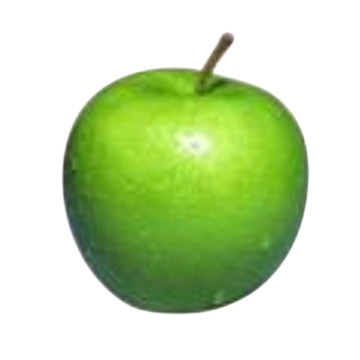
//> input picture images/apple.jpg, 360 x 360 px
$ ./main   (built with g++ and OpenCV 4)
//> lines starting //> are read from the running program, lines starting //| are printed output that depends on the picture; after the words box and inside, x2 and y2 are one past the last pixel; in counts of white or black regions, pixels touching at a corner belong together
#include <iostream>
#include <cv.h>
#include <cv.hpp>
#include <opencv2/imgcodecs.hpp>

int main() {
    // читаем изображение
    cv::Mat img0 = cv::imread("../images/apple.jpg", 1);
//> img0 is the input picture: 360 rows x 360 cols, CV_8UC3; mean B, G, R 177.5, 221.6, 200.8

    cv::Mat img1;

    // преобразуем RGB изображение в оттенки серого
    cv::cvtColor(img0, img1, CV_RGB2GRAY);
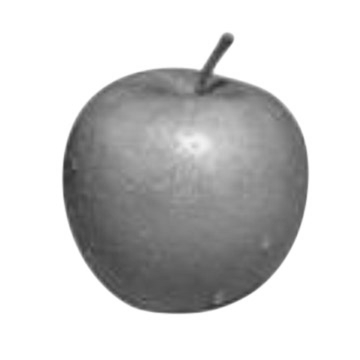
//> img1: 360 rows x 360 cols, CV_8UC1; min 50, max 255, mean 206.1

    // применяем фильтр canny
    cv::Canny(img1, img1, 100, 200);
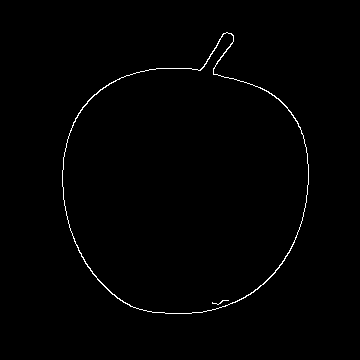
//> img1: 360 rows x 360 cols, CV_8UC1; 0.79% white in thin lines or dots, all inside (x1, y1, x2, y2) = (62, 32, 309, 314)

    // находим контуры
    std::vector <std::vector<cv::Point> > contours;
    cv::findContours(img1, contours, CV_RETR_EXTERNAL, CV_CHAIN_APPROX_NONE);
//> contours = 1 contour; box (x1, y1, x2, y2) and area: (62, 32, 309, 314) 49380

    // создаём маску
    cv::Mat mask = cv::Mat::zeros(img1.rows, img1.cols, CV_8UC1);

    // CV_FILLED заполняет найденные компоненты
    cv::drawContours(mask, contours, -1, cv::Scalar(255), CV_FILLED);
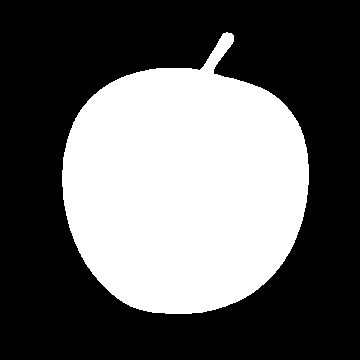
//> mask: 360 rows x 360 cols, CV_8UC1; 38.4% white; 1 white region, box (x1, y1, x2, y2) and area: (62, 32, 309, 314) 49777

    // создаём ещё одно изображение
    cv::Mat crop(img0.rows, img0.cols, CV_8UC3);

    // делаем задний фон зелёным
    crop.setTo(cv::Scalar(128, 128, 128));

    // создаём результирующее изображени
    img0.copyTo(crop, mask);
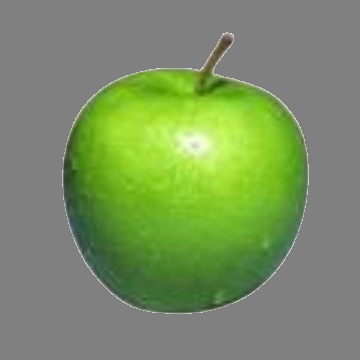
//> crop: 360 rows x 360 cols, CV_8UC3; mean B, G, R 99.5, 143.5, 122.7

    // нормализуем маску
    cv::normalize(mask.clone(), mask, 0.0, 255.0, CV_MINMAX, CV_8UC1);

    // показываем изображение
    cv::imshow("original", img0);
    cv::imshow("mask", mask);
    cv::imshow("canny", img1);
    cv::imshow("cropped", crop);

    // ожидание нажатия клавиши
    cv::waitKey(0);

    // сохраняем изображения
    cv::imwrite("../images/apple_canny.jpg", img1);
    cv::imwrite("../images/mask.jpg", mask);
    cv::imwrite("../images/apple_cropped.jpg", crop);
    return 0;
}
